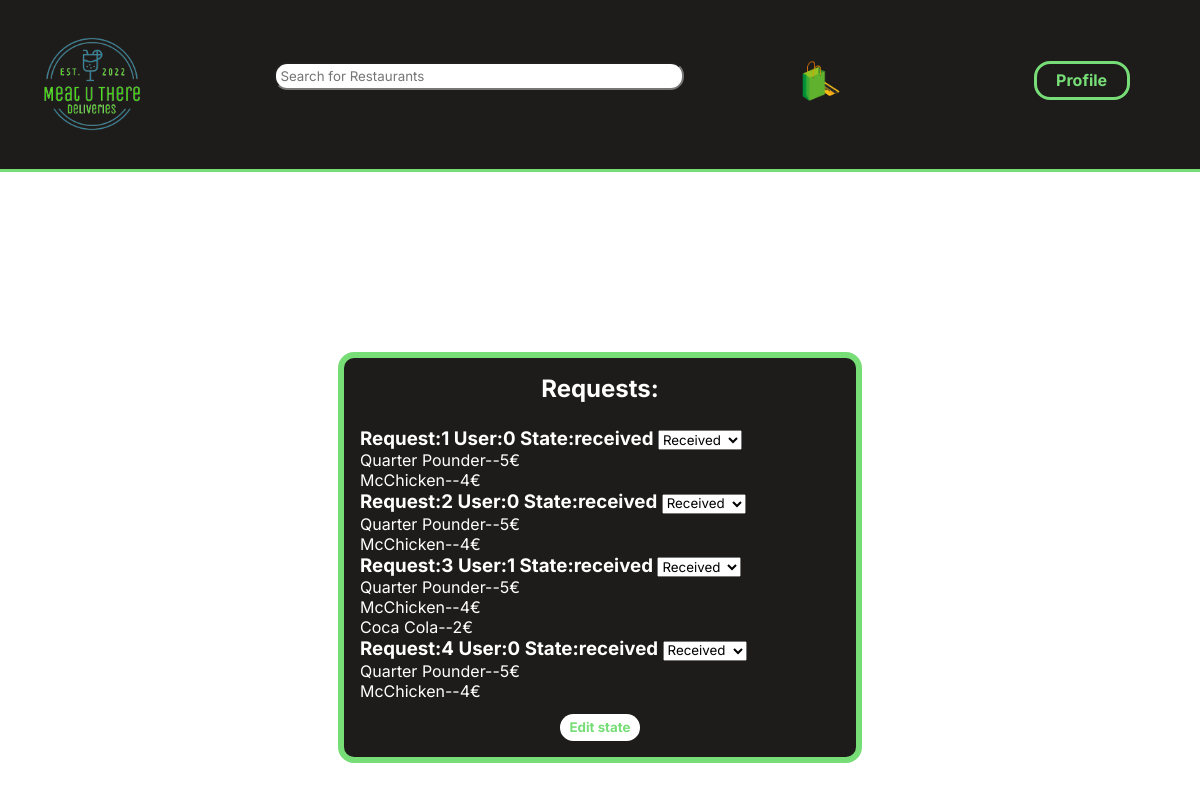
The page /edit_orders_state.php?restaurant_id=0 (signed in) on the database its author committed.
### tables this page shows
CREATE TABLE Request(
    idRequest INTEGER PRIMARY KEY,
    orderState VARCHAR,
    idUser REFERENCES User
);

CREATE TABLE RequestDishes(
    idRequestDish INTEGER,
    idRequest INTEGER REFERENCES Request ON DELETE CASCADE,
    idDish INTEGER REFERENCES Dish ON DELETE CASCADE,
    PRIMARY KEY(idRequestDish)
);

CREATE TABLE Dish(
    idDish INTEGER PRIMARY KEY AUTOINCREMENT,
    name VARCHAR,
    price REAL,
    idDishCategory INTEGER REFERENCES DishCategory,
    idRestaurant INTEGER REFERENCES Restaurant
);

### database/restaurants.php (called while the page is built, shortened)
<?php
    function getRestaurant($db,$restaurant_id){
        $stmt = $db->prepare('SELECT *
                            FROM Restaurant
                            WHERE idRestaurant=:restaurant_id');
        $stmt->bindParam(':restaurant_id',$restaurant_id);
        $stmt->execute();
        $stmt = $stmt->fetch();
        return $stmt;
    }
    function getDishInfo($db,$dish_id){
        $stmt = $db->prepare('  SELECT *
                                FROM Dish
                                WHERE idDish=:idDish');
        $stmt->bindParam(':idDish',$dish_id);
        $stmt->execute();
        $stmt = $stmt->fetch();
        return $stmt;
    }
    function getRequestDishes($db,$idRequest){
        $stmt = $db->prepare('SELECT idDish
                              FROM RequestDishes WHERE idRequest=:idRequest');
        $stmt->bindParam(':idRequest',$idRequest);
        $stmt->execute();
        $stmt = $stmt->fetchAll();
        return $stmt;
    }
    function getRestaurantRequests($db, $idRestaurant){
        $stmt = $db->prepare('SELECT Distinct Request.idRequest, idUser,orderState
                            FROM (Dish JOIN RequestDishes USING (idDish)) JOIN Request USING(idRequest)
                            WHERE idRestaurant=:idRestaurant');
        $stmt->bindParam(':idRestaurant', $idRestaurant);
        $stmt->execute();
        $stmt = $stmt->fetchAll();
        return $stmt;
    }
    function getStates($db){
        $stmt = $db->prepare('SELECT name
                              FROM OrderState');
        $stmt->execute();
        $stmt = $stmt->fetchAll();
        return $stmt;
    }
?>

### edit_orders_state.php (the view, shortened to what this page needs)
<?php
    require_once("templates/common.php");
    require_once("database/connection.php");
    require_once("database/restaurants.php");
    $db=getDatabaseConnection();
    $restaurant_info =  getRestaurant($db,$_GET['restaurant_id']);
    $restaurantRequests = getRestaurantRequests($db, $restaurant_info['idRestaurant']);
    $states = getStates($db);
    ?>
    <form action="action_edit_orders.php" method="post">
        <h2>Requests: </h2>
        <ul>
            <?php foreach($restaurantRequests as $request){?>
            <ul>
                <h3>Request:<?=$request['idRequest']?> User:<?=$request['idUser']?> State:<?=$request['orderState']?>
                    <select name="state_<?=$request['idRequest']?>">
                    <?php foreach($states as $state) {?>
                        <option value="<?=$state["name"]?>" <?php if($state["name"]==$request['orderState']) echo("selected");?> ><?=$state["name"]?></option>
                    <?php } ?>
                    </select>
                </h3>
                <?php $requestDishes = getRequestDishes($db,$request['idRequest'])?>
                <?php foreach($requestDishes as $dish){?>
                <li>
                    <?php $dishInfo = getDishInfo($db, $dish['idDish']) ?>
                    <p><?=$dishInfo['name']?>--<?=$dishInfo['price']?>€</p>
                </li>
                <?php } ?>
            </ul>
            <?php } ?>
        </ul>
        <?php if(sizeof($restaurantRequests)>0) { ?>
            <button type="submit">Edit state</button>
        <?php }?>
    </form>

### styles/common.css (style rules this page uses)
* { padding: 0; margin: 0; font-family: 'Inter','Anonymous Pro',"IBM Plex Mono",'Raleway', sans-serif; }
body { font-family: "IBM Plex Mono", 'Courier New', monospace; background-color: white; width:100%; align-items: center; justify-content: center; min-height:100%; }

### styles/edit_orders_state.css (style rules this page uses)
body { background-image:url("../imgs/hamburger_background"); background-size:cover; width:100% }
ul { list-style: none; }
form { padding: 1em; border:0.4em solid #77DD77; background-color: #1D1C1A; border-radius:1em; width: 30em; height: 10em; display:table; margin:auto; margin-top:15%; color: white; }
form h2 { color: white; padding-bottom: 1em; justify-content: center; display: flex; font-weight: bold; }
form button { display: flex; justify-content: center; align-items: center; margin:auto; height: 2em; width: 6em; background-color: white; font-weight: bold; color: #77DD77; border: 0; border-radius:1em; margin-top: 1em; }

### rows shown on the page
request: idRequest "1", idUser "0", orderState "received"
requestdishes: idDish.name "Quarter Pounder", idDish.price "5"
requestdishes: idDish.name "McChicken", idDish.price "4"
request: idRequest "2", idUser "0", orderState "received"
request: idRequest "3", idUser "1", orderState "received"
requestdishes: idDish.name "Coca Cola", idDish.price "2"
request: idRequest "4", idUser "0", orderState "received"

### other values the page prints
form field value "Received"
